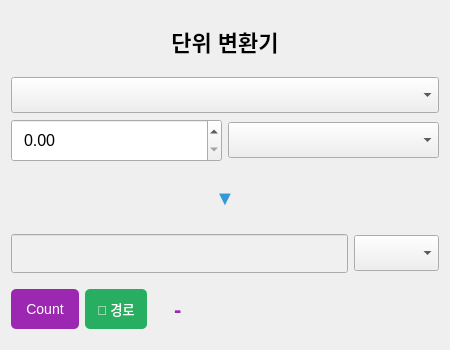
<?xml version="1.0" encoding="UTF-8"?>
<ui version="4.0">
 <class>Form</class>
 <widget class="QWidget" name="Form">
  <property name="geometry">
   <rect><x>0</x><y>0</y><width>450</width><height>350</height></rect>
  </property>
  <property name="windowTitle"><string>단위 변환기</string></property>
  <layout class="QVBoxLayout" name="verticalLayout">
   <item>
    <widget class="QLabel" name="label">
     <property name="text"><string>단위 변환기</string></property>
     <property name="alignment"><set>Qt::AlignCenter</set></property>
     <property name="styleSheet"><string notr="true">font-size: 22px; font-weight: bold; padding: 10px;</string></property>
    </widget>
   </item>
   <item>
    <widget class="QComboBox" name="combo_type">
     <property name="styleSheet"><string notr="true">font-size: 14px; padding: 8px;</string></property>
    </widget>
   </item>
   <item>
    <layout class="QHBoxLayout" name="input_row">
     <item>
      <widget class="QDoubleSpinBox" name="spin_input">
       <property name="styleSheet"><string notr="true">font-size: 16px; padding: 8px;</string></property>
       <property name="maximum"><double>999999999.000000000000000</double></property>
      </widget>
     </item>
     <item>
      <widget class="QComboBox" name="combo_from">
       <property name="styleSheet"><string notr="true">font-size: 14px; padding: 8px;</string></property>
      </widget>
     </item>
    </layout>
   </item>
   <item>
    <widget class="QLabel" name="arrow_label">
     <property name="text"><string>▼</string></property>
     <property name="alignment"><set>Qt::AlignCenter</set></property>
     <property name="styleSheet"><string notr="true">font-size: 20px; color: #3498db;</string></property>
    </widget>
   </item>
   <item>
    <layout class="QHBoxLayout" name="output_row">
     <item>
      <widget class="QLineEdit" name="line_output">
       <property name="styleSheet"><string notr="true">font-size: 16px; padding: 8px; background-color: #f0f0f0;</string></property>
       <property name="readOnly"><bool>true</bool></property>
      </widget>
     </item>
     <item>
      <widget class="QComboBox" name="combo_to">
       <property name="styleSheet"><string notr="true">font-size: 14px; padding: 8px;</string></property>
      </widget>
     </item>
    </layout>
   </item>
   <item>
    <layout class="QHBoxLayout" name="count_layout">
     <item>
      <widget class="QPushButton" name="btn_count">
       <property name="minimumSize"><size><width>0</width><height>40</height></size></property>
       <property name="styleSheet"><string notr="true">font-size: 14px; background-color: #9c27b0; color: white; border: none; border-radius: 5px; padding: 5px 15px;</string></property>
       <property name="text"><string>Count</string></property>
      </widget>
     </item>
     <item>
      <widget class="QPushButton" name="btn_show_path">
       <property name="minimumSize">
        <size><width>0</width><height>40</height></size>
       </property>
       <property name="styleSheet">
        <string notr="true">font-size: 13px; background-color: #27ae60; color: white; border: none; border-radius: 5px; padding: 5px 12px;</string>
       </property>
       <property name="text">
        <string>📂 경로</string>
       </property>
      </widget>
     </item>
     <item>
      <widget class="QLabel" name="count_label">
       <property name="text"><string>-</string></property>
       <property name="styleSheet"><string notr="true">font-size: 22px; font-weight: bold; padding: 5px 15px; color: #9c27b0;</string></property>
      </widget>
     </item>
     <item>
      <spacer name="count_spacer">
       <property name="orientation"><enum>Qt::Horizontal</enum></property>
       <property name="sizeHint" stdset="0"><size><width>40</width><height>20</height></size></property>
      </spacer>
     </item>
    </layout>
   </item>
  </layout>
 </widget>
 <resources/>
 <connections/>
</ui>
